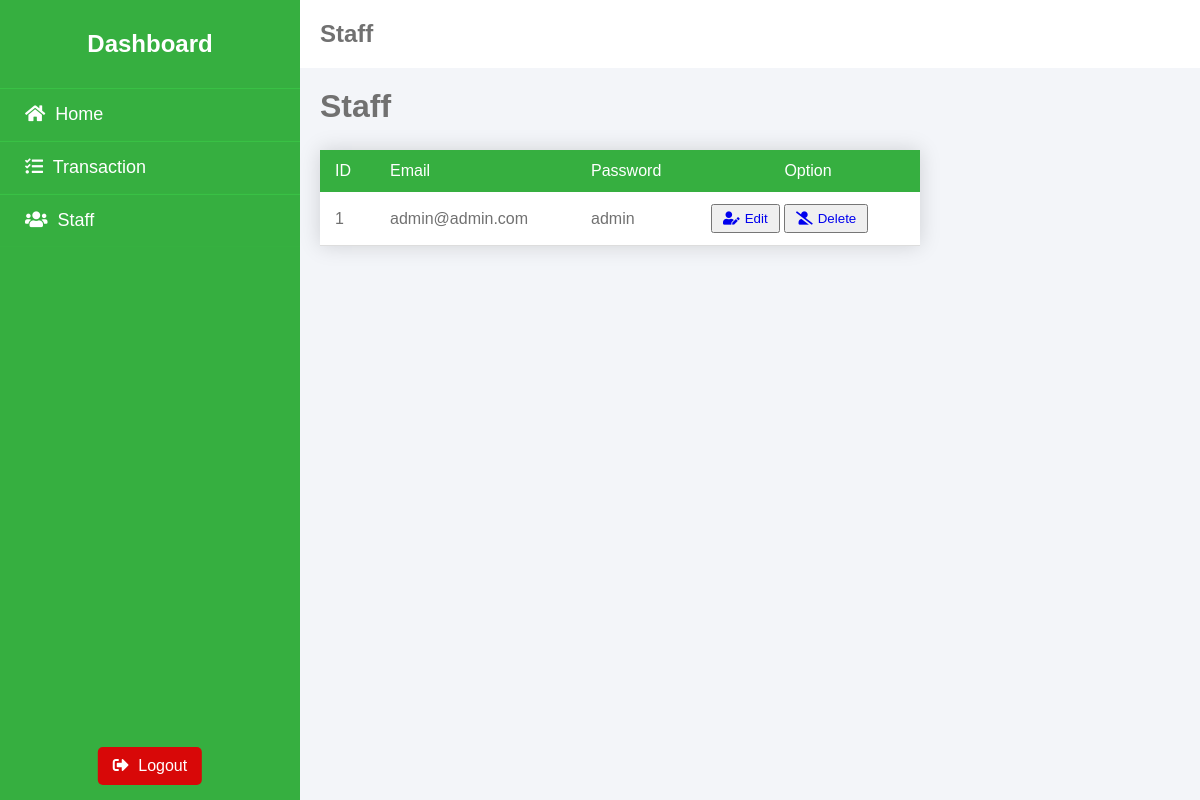
The page /staff (signed in) on the database its author committed.
### models.py (models this page shows, shortened)
class Staff(db.Model):
    __tablename__ = 'staff'
    staff_id = db.Column(db.Integer, primary_key=True)
    staff_email = db.Column(db.String(200), unique=True)
    staff_password = db.Column(db.String(200), nullable=False)

### blueprint/staff.py (the view)
@staff_bp.route('/staff')
def staff():
    return render_template('staff/index_page.html', staffs=Staff.query.all())

### blueprint/staff.py (called while the page is built)
def staff_bp_middleware():
    if not is_authenticated():
        return redirect(url_for('auth_bp.login_page'))

### helper/functions.py (called while the page is built)
def is_authenticated():
    if session.get('signedin'):
        return True
    return False

### templates/staff/index_page.html
{% extends 'auth/auth_base.html' %}
{% block head %}
<link rel="stylesheet" href="{{ url_for('static', filename='css/staff.css') }}">
{% endblock %}
{% block header %}
<h2>Staff</h2>
{% endblock %}
{% block body %}
<div class="staff">
    <h1>Staff</h1>
    <table>
        <thead>
            <tr>
                <td>ID</td>
                <td>Email</td>
                <td>Password</td>
                <td colspan="2"><center>Option</center></td>
            </tr>
        </thead>
        <tbody>
            {% for staff in staffs %}
            <tr>
                <td>{{ staff.staff_id }}</td>
                <td>{{ staff.staff_email }}</td>
                <td>{{ staff.staff_password }}</td>
                <td>
                    <button>
                        <a href="{{url_for('staff_bp.staff_update', id=staff.staff_id)}}"><i class="fas fa-user-edit"></i>Edit</a>
                    </button>
                    <button>
                        <a href="{{url_for('staff_bp.staff_delete', id=staff.staff_id)}}"><i class="fas fa-user-slash"></i>Delete</a>
                    </button>
                </td>
            </tr>
            {% endfor %}
        </tbody>
    </table>
</div>
{% endblock %}

### static/css/auth.css (style rules this page uses)
.fas { padding-right: 5px; }
body { background: #F3F5F9; }

### static/css/staff.css (style rules this page uses)
table { border-collapse: collapse; margin: 25px 0; font-size: 0.9em; font-family: sans-serif; min-width: 600px; box-shadow: 0 0 20px rgba(0, 0, 0, 0.15); background: #FFF; }
table thead tr { background: rgb(54, 175, 64); color: #ffffff; text-align: left; }
table th, table td { padding: 12px 15px; font-size: 16px; }
table tbody tr { border-bottom: 1px solid #dddddd; }
button { padding: 5px 10px; }

### static/css/global.css (style rules this page uses)
* { margin: 0; padding: 0; box-sizing: border-box; font-family: sans-serif; list-style: none; text-decoration: none; }

### rows shown on the page
Staff: staff_id "1", staff_email "admin@admin.com", staff_password "admin"
